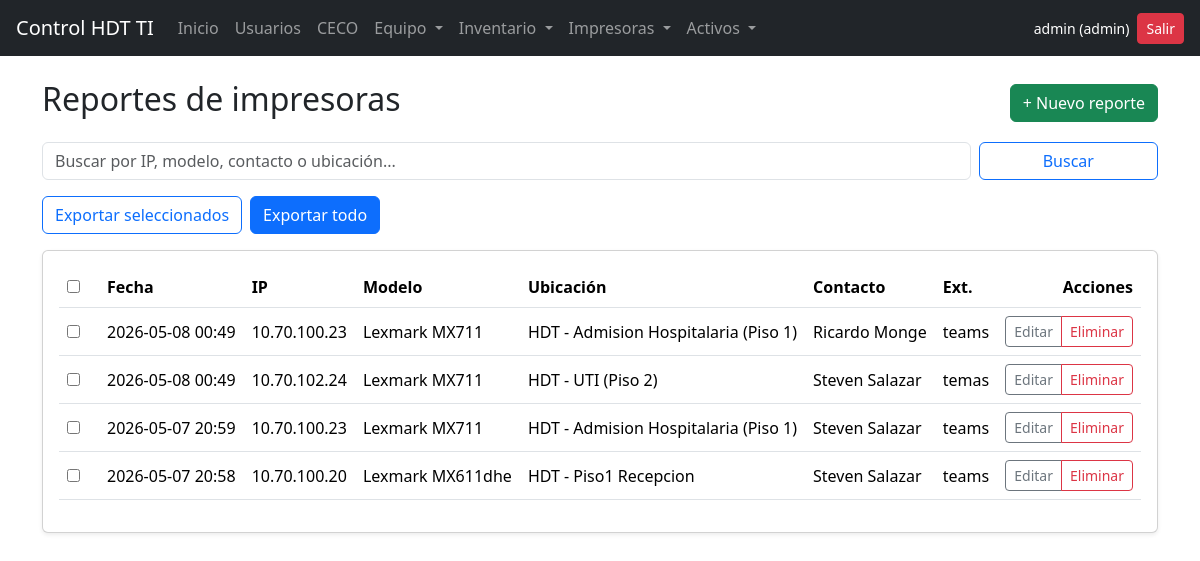
/impresoras/reportes (signed in), run on the app's committed database.
### models/models.py (models this page shows, shortened)
class User(db.Model, UserMixin):
    id = db.Column(db.Integer, primary_key=True)
    username = db.Column(db.String(80), unique=True, nullable=False)
    password = db.Column(db.String(200), nullable=False)
    role = db.Column(db.String(20), nullable=False)  # admin | user
    entregas = db.relationship('EntregaEquipo', backref='usuario', lazy=True)
    reportes_impresora = db.relationship('ReporteImpresora', backref='usuario', lazy=True)

class ReporteImpresora(db.Model):
    id = db.Column(db.Integer, primary_key=True)
    user_id = db.Column(db.Integer, db.ForeignKey('user.id'), nullable=False)
    impresora_id = db.Column(db.Integer, db.ForeignKey('impresora.id'), nullable=False)
    ip = db.Column(db.String(50), nullable=False)
    serie = db.Column(db.String(100), nullable=False)
    modelo = db.Column(db.String(100), nullable=False)
    ubicacion = db.Column(db.String(200), nullable=False)
    contacto = db.Column(db.String(150), nullable=False)
    extension = db.Column(db.String(50), nullable=True)
    descripcion = db.Column(db.Text, nullable=False)
    created_at = db.Column(db.DateTime, default=datetime.utcnow)
    impresora = db.relationship("Impresora")

### routes/impresoras.py (the view, shortened to what this page needs)
@impresoras_bp.route("/reportes")
@login_required
def reportes_list():
    q = request.args.get("q", "").strip()
    if current_user.role == "admin":
        query = ReporteImpresora.query
    else:
        query = ReporteImpresora.query.filter_by(user_id=current_user.id)
    reportes = query.order_by(ReporteImpresora.id.desc()).all()
    return render_template("impresoras/reportes_list.html", reportes=reportes, q=q)

### app.py (called while the page is built)
@login_manager.user_loader
def load_user(user_id):
    return User.query.get(int(user_id))

### templates/impresoras/reportes_list.html (shortened to what this page needs)
{% extends "base.html" %}
{% block content %}
<div class="d-flex justify-content-between align-items-center mb-3">
  <h2>Reportes de impresoras</h2>
  <a href="{{ url_for('impresoras.reportes_create') }}" class="btn btn-success">
    + Nuevo reporte
  </a>
</div>
<form class="row g-2 mb-3" method="get" action="{{ url_for('impresoras.reportes_list') }}">
  <div class="col-md-10">
    <input class="form-control"
           name="q"
           placeholder="Buscar por IP, modelo, contacto o ubicación..."
           value="{{ q or '' }}">
  </div>
  <div class="col-md-2 d-grid">
    <button class="btn btn-outline-primary" type="submit">Buscar</button>
  </div>
</form>
<form action="{{ url_for('impresoras.reportes_export') }}" method="post">
  <div class="d-flex gap-2 mb-3">
    <button class="btn btn-outline-primary" type="submit">
      Exportar seleccionados
    </button>
    <button class="btn btn-primary" type="submit" name="export_all" value="1">
      Exportar todo
    </button>
  </div>
  <div class="card shadow-sm">
    <div class="card-body">
      <div class="table-responsive">
        <table class="table table-hover align-middle">
          <thead>
            <tr>
              <th style="width:40px">
                <input type="checkbox" id="checkAll">
              </th>
              <th>Fecha</th>
              <th>IP</th>
              <th>Modelo</th>
              <th>Ubicación</th>
              <th>Contacto</th>
              <th>Ext.</th>
              <th class="text-end">Acciones</th>
            </tr>
          </thead>
          <tbody>
            {% for r in reportes %}
            <tr>
              <td>
                <input class="rowCheck" type="checkbox" name="selected_ids" value="{{ r.id }}">
              </td>
              <td>{{ r.created_at.strftime("%Y-%m-%d %H:%M") }}</td>
              <td>{{ r.ip }}</td>
              <td>{{ r.modelo }}</td>
              <td>{{ r.ubicacion }}</td>
              <td>{{ r.contacto }}</td>
              <td>{{ r.extension or '' }}</td>
              <td class="text-end">
                <div class="btn-group" role="group">
                  <a class="btn btn-sm btn-outline-secondary"
                     href="{{ url_for('impresoras.reportes_edit', rep_id=r.id) }}">
                    Editar
                  </a>
                  <button class="btn btn-sm btn-outline-danger"
                          type="submit"
                          formmethod="post"
                          formaction="{{ url_for('impresoras.reportes_delete', rep_id=r.id) }}"
                          data-confirm="¿Eliminar este reporte?">
                    Eliminar
                  </button>
                </div>
              </td>
            </tr>
            {% else %}
            <tr>
              <td colspan="8" class="text-center text-muted py-4">
                No hay reportes todavía.
              </td>
            </tr>
            {% endfor %}
          </tbody>
        </table>
      </div>
    </div>
  </div>
</form>
{% endblock %}

### templates/base.html (shortened to what this page needs)
<!DOCTYPE html>
<html lang="es">
<head>
    <link href="https://cdn.jsdelivr.net/npm/bootstrap@5.3.3/dist/css/bootstrap.min.css" rel="stylesheet">
</head>
<body>
    <nav class="navbar navbar-expand-lg navbar-dark bg-dark px-3">
        {% if current_user.is_authenticated %}
        {% set home_url = url_for('admin.dashboard') if current_user.role == 'admin' else url_for('user.dashboard') %}
        {% else %}
        {% set home_url = url_for('auth.login') %}
        {% endif %}
        <a class="navbar-brand" href="{{ home_url }}">Control HDT TI</a>
        <div class="collapse navbar-collapse" id="navMain">
            <ul class="navbar-nav me-auto mb-2 mb-lg-0">
                {% if current_user.is_authenticated %}
                <li class="nav-item">
                    <a class="nav-link" href="{{ home_url }}">Inicio</a>
                </li>
                {% if current_user.role == 'admin' %}
                <li class="nav-item">
                    <a class="nav-link" href="{{ url_for('admin.users_list') }}">Usuarios</a>
                </li>
                <li class="nav-item">
                    <a class="nav-link" href="{{ url_for('ceco.list_ceco') }}">CECO</a>
                </li>
                {% endif %}
                <li class="nav-item dropdown">
                    <a class="nav-link dropdown-toggle" href="#" id="navEquipo" role="button" data-bs-toggle="dropdown"
                        aria-expanded="false">
                        Equipo
                    </a>
                </li>
                <li class="nav-item dropdown">
                    <a class="nav-link dropdown-toggle" href="#" id="navInventario" role="button"
                        data-bs-toggle="dropdown" aria-expanded="false">
                        Inventario
                    </a>
                </li>
                <li class="nav-item dropdown">
                    <a class="nav-link dropdown-toggle" href="#" id="navImpresoras" role="button"
                        data-bs-toggle="dropdown" aria-expanded="false">
                        Impresoras
                    </a>
                </li>
<li class="nav-item dropdown">
  <a class="nav-link dropdown-toggle" href="#" id="navActivos" role="button"
     data-bs-toggle="dropdown" aria-expanded="false">
    Activos
  </a>
</li>
                {% endif %}
            </ul>
            <div class="d-flex align-items-center gap-2">
                {% if current_user.is_authenticated %}
                <span class="text-white small">
                    {{ current_user.username }} ({{ current_user.role }})
                </span>
                <a href="{{ url_for('auth.logout') }}" class="btn btn-danger btn-sm">Salir</a>
                {% endif %}
            </div>
        </div>
    </nav>
    <div class="container mt-4">
        {% block content %}{% endblock %}
    </div>
</body>
</html>

### data on the page
User: username "admin", role "admin"
ReporteImpresora: created_at "2026-05-08 00:49", ip "10.70.100.23", modelo "Lexmark MX711", ubicacion "HDT - Admision Hospitalaria (Piso 1)", contacto "Ricardo Monge", extension "teams"
ReporteImpresora: created_at "2026-05-08 00:49", ip "10.70.102.24", modelo "Lexmark MX711", ubicacion "HDT - UTI (Piso 2)", contacto "Steven Salazar", extension "temas"
ReporteImpresora: created_at "2026-05-07 20:59", ip "10.70.100.23", modelo "Lexmark MX711", ubicacion "HDT - Admision Hospitalaria (Piso 1)", contacto "Steven Salazar", extension "teams"
ReporteImpresora: created_at "2026-05-07 20:58", ip "10.70.100.20", modelo "Lexmark MX611dhe", ubicacion "HDT - Piso1 Recepcion", contacto "Steven Salazar", extension "teams"
